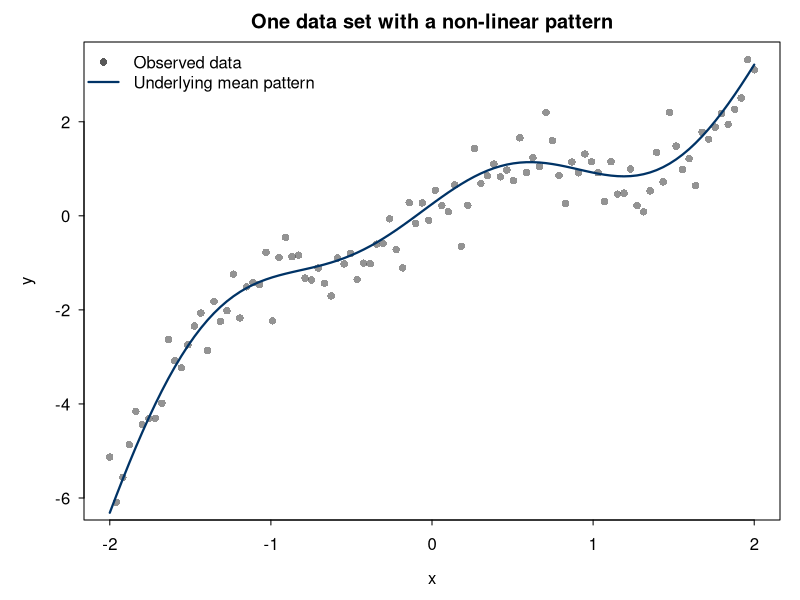
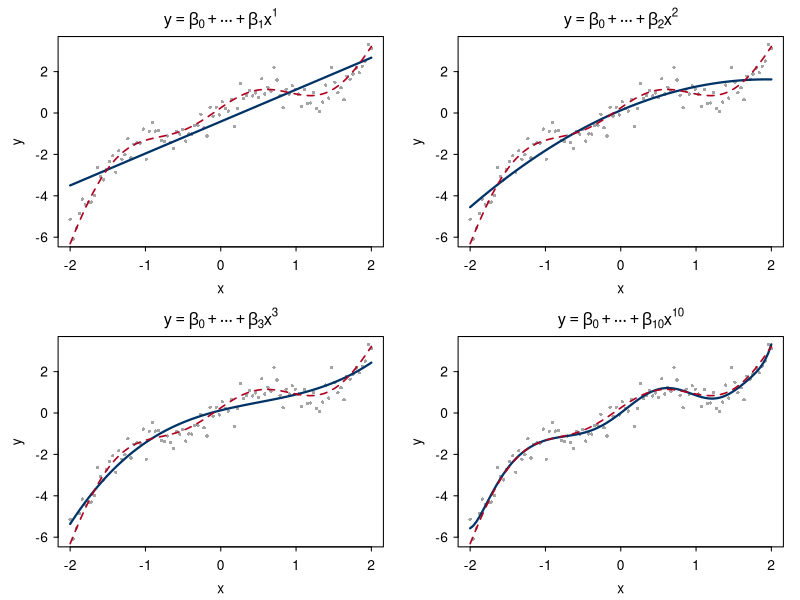
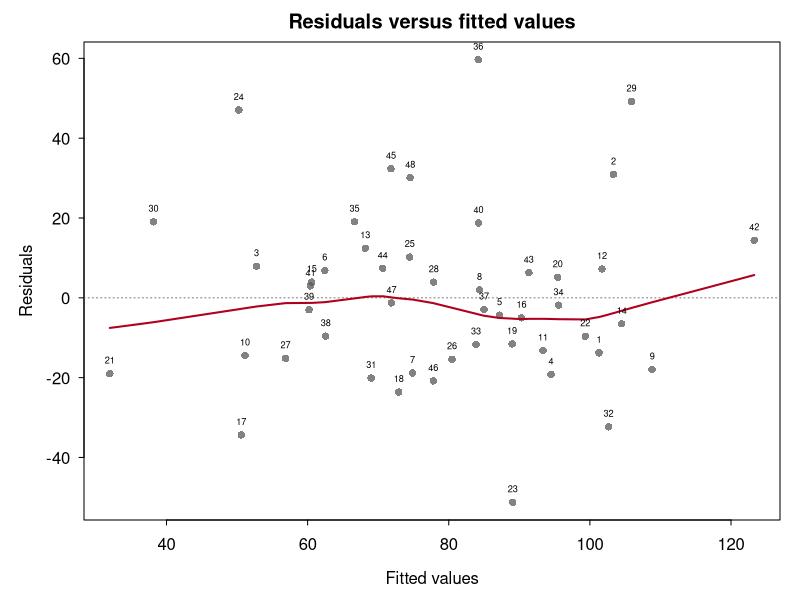
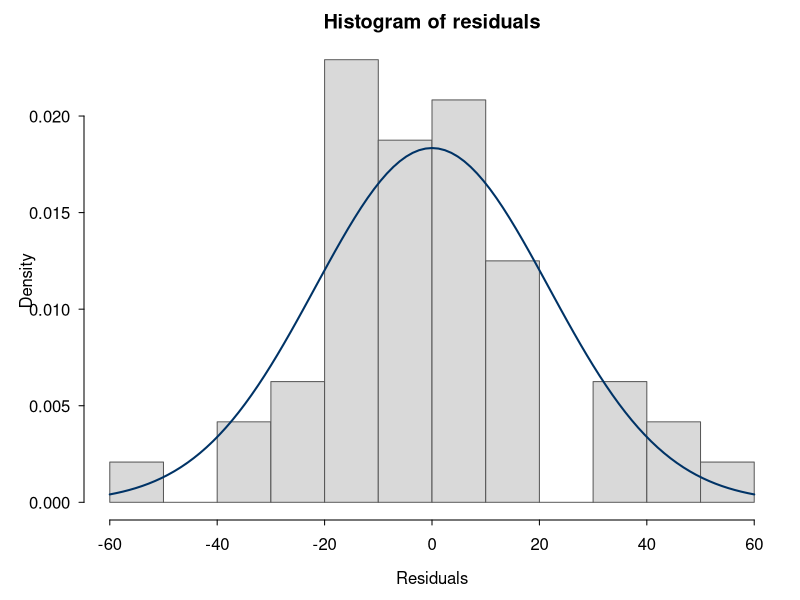
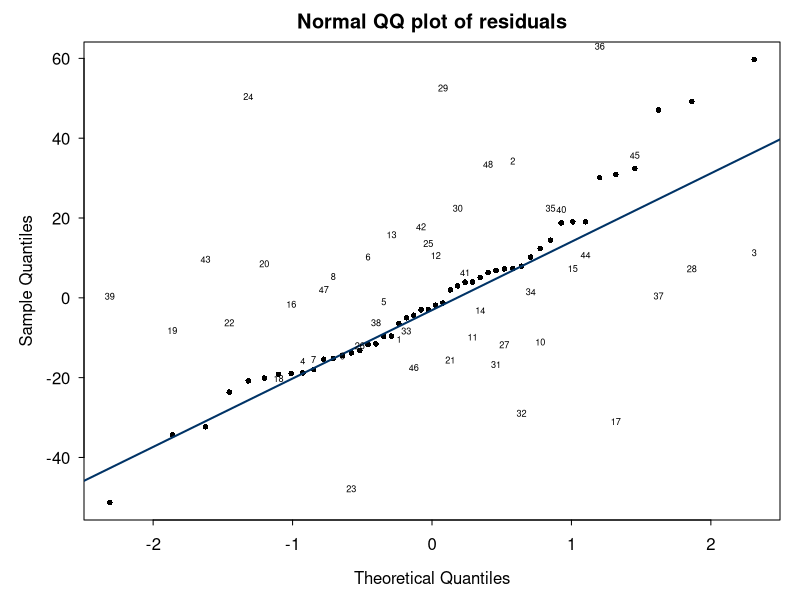
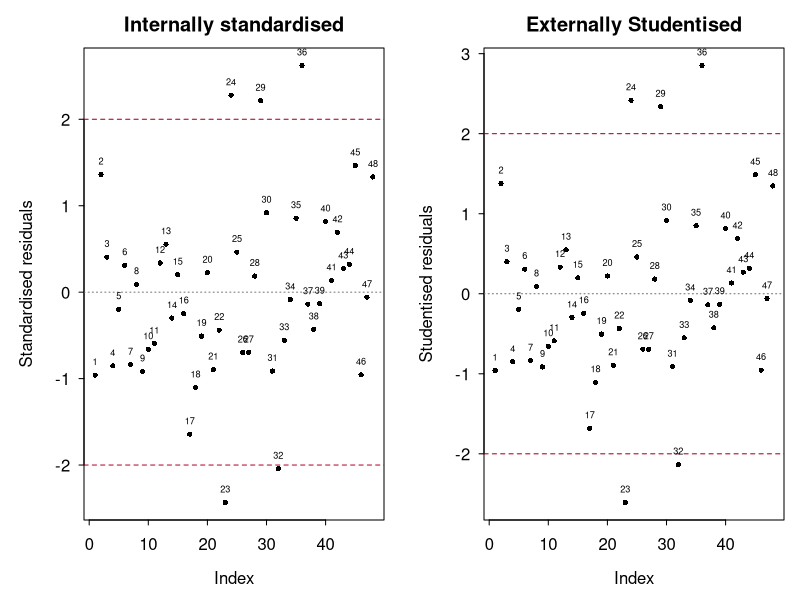
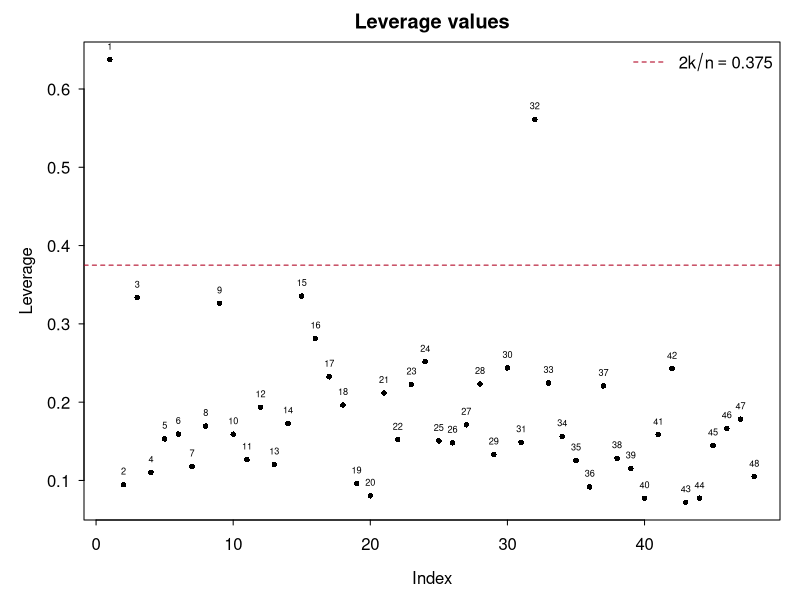
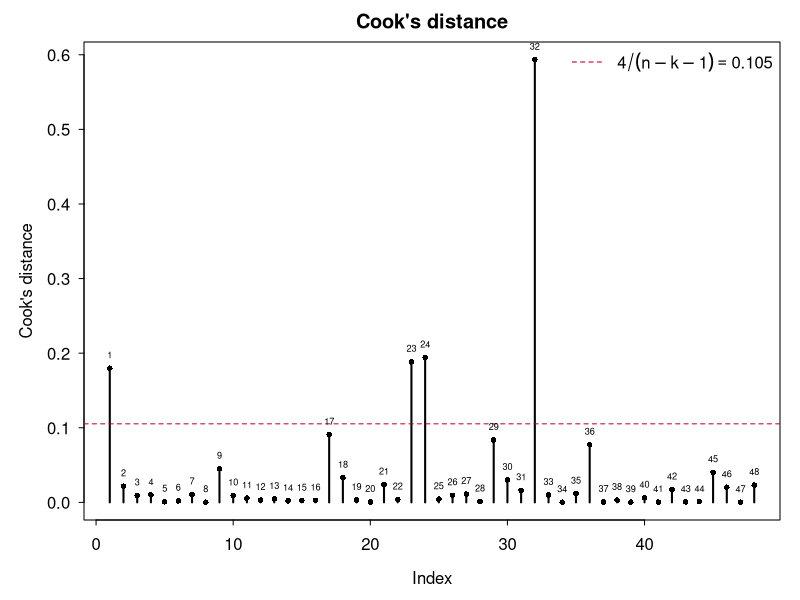

Recreate these plots in R, in order.
## ---- chunk 1
#| include: false
knitr::opts_chunk$set(
  echo = FALSE,
  warning = FALSE,
  message = FALSE,
  fig.align = "center"
)

set.seed(402)

format_number <- function(x, digits = 3) {
  format(signif(x, digits), trim = TRUE, scientific = FALSE)
}

# Polynomial example -------------------------------------------------------
n_poly <- 100
poly_tbl <- data.frame(
  x = seq(-2, 2, length.out = n_poly)
)
poly_tbl$mean <- 0.25 + 0.75 * poly_tbl$x - 0.45 * poly_tbl$x^2 +
  0.40 * poly_tbl$x^3 + 0.55 * sin(3.2 * poly_tbl$x)
poly_tbl$y <- poly_tbl$mean + rnorm(n_poly, sd = 0.45)

poly_fit <- function(degree) {
  lm(y ~ poly(x, degree, raw = TRUE), data = poly_tbl)
}
poly_degrees <- c(1, 2, 3, 10)
poly_fits <- lapply(poly_degrees, poly_fit)
poly_r2_tbl <- data.frame(
  Degree = poly_degrees,
  `R squared` = vapply(poly_fits, function(f) summary(f)$r.squared, numeric(1)),
  `Adjusted R squared` = vapply(poly_fits, function(f) summary(f)$adj.r.squared, numeric(1)),
  check.names = FALSE
)

# Diagnostic example -------------------------------------------------------
set.seed(421)
n_diag <- 48
p_diag <- 8
X_diag <- matrix(rnorm(n_diag * p_diag), nrow = n_diag, ncol = p_diag)
colnames(X_diag) <- paste0("X", seq_len(p_diag))

# Create a few high-leverage observations and outlying responses.
X_diag[1, ] <- c(4.5, 3.8, 3.2, 2.7, 2.4, 2.0, 1.7, 1.5)
X_diag[23, ] <- c(3.0, -3.1, 2.9, -2.5, 2.1, -1.8, 1.4, -1.2)
X_diag[32, ] <- c(5.5, -4.9, 4.6, -4.2, 3.7, -3.0, 2.2, -1.5)

lin_pred <- 80 + 18 * X_diag[, 1] - 13 * X_diag[, 2] + 7 * X_diag[, 3]
err_sd <- 7 + 0.015 * pmax(lin_pred - mean(lin_pred), 0)^2
Y_diag <- lin_pred + rnorm(n_diag, sd = err_sd)
Y_diag[2] <- Y_diag[2] + 42
Y_diag[10] <- Y_diag[10] - 35
Y_diag[32] <- Y_diag[32] + 70

bank_tbl <- data.frame(Y = Y_diag, X_diag)
fit_bank <- lm(Y ~ ., data = bank_tbl)
fit_bank_summary <- summary(fit_bank)

ehat <- residuals(fit_bank)
fitted_bank <- fitted(fit_bank)
hat_diag <- hatvalues(fit_bank)
stand_resid <- rstandard(fit_bank)
stud_resid <- rstudent(fit_bank)
cook_d <- cooks.distance(fit_bank)
n <- nobs(fit_bank)
k <- length(coef(fit_bank))
df_resid <- df.residual(fit_bank)
lev_cut <- 2 * k / n
cook_cut <- 4 / (n - k - 1)
mod_cook <- sqrt((n - k) / k * hat_diag / (1 - hat_diag)) * abs(stud_resid)

shapiro_res <- shapiro.test(ehat)
ks_res <- suppressWarnings(ks.test(ehat, "pnorm", mean(ehat), sd(ehat)))
normality_tbl <- data.frame(
  Test = c("Shapiro-Wilk", "Kolmogorov-Smirnov"),
  Statistic = c(unname(shapiro_res$statistic), unname(ks_res$statistic)),
  `p-value` = c(shapiro_res$p.value, ks_res$p.value),
  Comment = c(
    "Useful as a rough formal check, but sensitive to sample size.",
    "Not standard when mean and variance are estimated from the residuals."
  ),
  check.names = FALSE
)

plot_theme <- function() {
  par(
    mar = c(4.0, 4.2, 2.1, 1.0),
    mgp = c(2.4, 0.7, 0),
    tcl = -0.25,
    las = 1
  )
}
## ---- chunk 2
#| fig-width: 7.6
#| fig-height: 3.8
#| out-width: "88%"
old_par <- par(no.readonly = TRUE)
plot_theme()
plot(
  poly_tbl$x, poly_tbl$y,
  pch = 16,
  col = grDevices::adjustcolor("grey35", alpha.f = 0.65),
  xlab = "x",
  ylab = "y",
  main = "One data set with a non-linear pattern"
)
lines(poly_tbl$x, poly_tbl$mean, lwd = 2.2, col = "#003366")
legend(
  "topleft",
  legend = c("Observed data", "Underlying mean pattern"),
  pch = c(16, NA),
  lty = c(NA, 1),
  lwd = c(NA, 2.2),
  col = c("grey35", "#003366"),
  bty = "n"
)
par(old_par)
## ---- chunk 3
#| fig-width: 8.5
#| fig-height: 5.0
#| out-width: "94%"
old_par <- par(no.readonly = TRUE)
par(
  mfrow = c(2, 2),
  mar = c(3.2, 3.5, 2.2, 1.0),
  mgp = c(2.0, 0.6, 0),
  tcl = -0.25,
  las = 1
)
for (i in seq_along(poly_degrees)) {
  degree <- poly_degrees[i]
  fit <- poly_fits[[i]]
  plot(
    poly_tbl$x, poly_tbl$y,
    pch = 16,
    cex = 0.55,
    col = grDevices::adjustcolor("grey35", alpha.f = 0.55),
    xlab = "x",
    ylab = "y",
    main = bquote(y == beta[0] + cdots + beta[.(degree)] * x^.(degree))
  )
  lines(poly_tbl$x, fitted(fit), lwd = 2.2, col = "#003366")
  lines(poly_tbl$x, poly_tbl$mean, lwd = 1.6, col = "#B00020", lty = 2)
}
par(old_par)
## ---- chunk 4
#| results: asis
poly_print_tbl <- poly_r2_tbl
poly_print_tbl$`R squared` <- format_number(poly_print_tbl$`R squared`, 4)
poly_print_tbl$`Adjusted R squared` <- format_number(poly_print_tbl$`Adjusted R squared`, 4)
knitr::kable(poly_print_tbl, align = "rcc")
## ---- chunk 5
#| results: asis
summ_tbl <- data.frame(
  Model = c("Linear", "Degree 10 polynomial"),
  `Residual df` = c(df.residual(poly_fits[[1]]), df.residual(poly_fits[[4]])),
  `Residual SE` = c(summary(poly_fits[[1]])$sigma, summary(poly_fits[[4]])$sigma),
  `R squared` = c(summary(poly_fits[[1]])$r.squared, summary(poly_fits[[4]])$r.squared),
  `Adjusted R squared` = c(summary(poly_fits[[1]])$adj.r.squared, summary(poly_fits[[4]])$adj.r.squared),
  check.names = FALSE
)
summ_tbl[, 3:5] <- lapply(summ_tbl[, 3:5], format_number, digits = 4)
knitr::kable(summ_tbl)
## ---- chunk 6
#| fig-width: 5.3
#| fig-height: 4.2
#| out-width: "62%"
old_par <- par(no.readonly = TRUE)
plot_theme()
plot(
  fitted_bank, ehat,
  pch = 16,
  col = grDevices::adjustcolor("grey35", alpha.f = 0.75),
  xlab = "Fitted values",
  ylab = "Residuals",
  main = "Residuals versus fitted values"
)
abline(h = 0, lty = 3, col = "grey45")
lines(lowess(fitted_bank, ehat), lwd = 2.0, col = "#B00020")
text(fitted_bank, ehat, labels = seq_along(ehat), pos = 3, cex = 0.55)
par(old_par)
## ---- chunk 7
#| fig-width: 5.2
#| fig-height: 4.0
#| out-width: "60%"
old_par <- par(no.readonly = TRUE)
plot_theme()
hist(
  ehat,
  breaks = "FD",
  freq = FALSE,
  col = "grey85",
  border = "grey35",
  xlab = "Residuals",
  main = "Histogram of residuals"
)
curve(dnorm(x, mean(ehat), sd(ehat)), add = TRUE, lwd = 2.0, col = "#003366")
par(old_par)
## ---- chunk 8
#| fig-width: 5.2
#| fig-height: 4.0
#| out-width: "60%"
old_par <- par(no.readonly = TRUE)
plot_theme()
qqnorm(ehat, pch = 16, cex = 0.75, main = "Normal QQ plot of residuals")
qqline(ehat, lwd = 2.0, col = "#003366")
text(qqnorm(ehat, plot.it = FALSE)$x, sort(ehat), labels = order(ehat), pos = 3, cex = 0.55)
par(old_par)
## ---- chunk 9
#| results: asis
normality_print_tbl <- normality_tbl
normality_print_tbl$Statistic <- format_number(normality_print_tbl$Statistic, 4)
normality_print_tbl$`p-value` <- format_number(normality_print_tbl$`p-value`, 4)
knitr::kable(normality_print_tbl)
## ---- chunk 10
#| fig-width: 8.5
#| fig-height: 4.2
#| out-width: "92%"
old_par <- par(no.readonly = TRUE)
par(
  mfrow = c(1, 2),
  mar = c(4.0, 4.2, 2.4, 0.8),
  mgp = c(2.4, 0.7, 0),
  tcl = -0.25,
  las = 1
)
plot(
  seq_along(stand_resid), stand_resid,
  pch = 16,
  cex = 0.7,
  xlab = "Index",
  ylab = "Standardised residuals",
  main = "Internally standardised"
)
abline(h = c(-2, 2), lty = 2, col = "#B00020")
abline(h = 0, lty = 3, col = "grey45")
text(seq_along(stand_resid), stand_resid, labels = seq_along(stand_resid), pos = 3, cex = 0.55)
plot(
  seq_along(stud_resid), stud_resid,
  pch = 16,
  cex = 0.7,
  xlab = "Index",
  ylab = "Studentised residuals",
  main = "Externally Studentised"
)
abline(h = c(-2, 2), lty = 2, col = "#B00020")
abline(h = 0, lty = 3, col = "grey45")
text(seq_along(stud_resid), stud_resid, labels = seq_along(stud_resid), pos = 3, cex = 0.55)
par(old_par)
## ---- chunk 11
#| fig-width: 5.6
#| fig-height: 4.2
#| out-width: "64%"
old_par <- par(no.readonly = TRUE)
plot_theme()
plot(
  seq_along(hat_diag), hat_diag,
  pch = 16,
  cex = 0.75,
  xlab = "Index",
  ylab = "Leverage",
  main = "Leverage values"
)
abline(h = lev_cut, lty = 2, col = "#B00020")
text(seq_along(hat_diag), hat_diag, labels = seq_along(hat_diag), pos = 3, cex = 0.55)
legend(
  "topright",
  legend = bquote(2*k/n == .(format_number(lev_cut, 3))),
  lty = 2,
  col = "#B00020",
  bty = "n"
)
par(old_par)
## ---- chunk 12
#| fig-width: 5.6
#| fig-height: 4.2
#| out-width: "64%"
old_par <- par(no.readonly = TRUE)
plot_theme()
plot(
  seq_along(cook_d), cook_d,
  type = "h",
  lwd = 2.0,
  xlab = "Index",
  ylab = "Cook's distance",
  main = "Cook's distance"
)
points(seq_along(cook_d), cook_d, pch = 16, cex = 0.75)
abline(h = cook_cut, lty = 2, col = "#B00020")
text(seq_along(cook_d), cook_d, labels = seq_along(cook_d), pos = 3, cex = 0.55)
legend(
  "topright",
  legend = bquote(4/(n-k-1) == .(format_number(cook_cut, 3))),
  lty = 2,
  col = "#B00020",
  bty = "n"
)
par(old_par)
## ---- chunk 13
#| fig-width: 5.8
#| fig-height: 4.2
#| out-width: "66%"
old_par <- par(no.readonly = TRUE)
plot_theme()
plot(
  hat_diag, abs(stud_resid),
  pch = 16,
  cex = 0.8,
  xlab = "Leverage",
  ylab = expression(abs(t[i])),
  main = "Leverage and Studentised residuals"
)
abline(v = lev_cut, lty = 2, col = "#B00020")
abline(h = 2, lty = 2, col = "#B00020")
text(hat_diag, abs(stud_resid), labels = seq_along(hat_diag), pos = 3, cex = 0.55)
par(old_par)
## ---- chunk 14
#| fig-width: 5.6
#| fig-height: 4.2
#| out-width: "64%"
old_par <- par(no.readonly = TRUE)
plot_theme()
plot(
  seq_along(mod_cook), mod_cook,
  type = "h",
  lwd = 2.0,
  xlab = "Index",
  ylab = "Modified Cook statistic",
  main = "Atkinson's modified Cook statistic"
)
points(seq_along(mod_cook), mod_cook, pch = 16, cex = 0.75)
abline(h = c(2, 3), lty = 2, col = "#B00020")
text(seq_along(mod_cook), mod_cook, labels = seq_along(mod_cook), pos = 3, cex = 0.55)
par(old_par)
